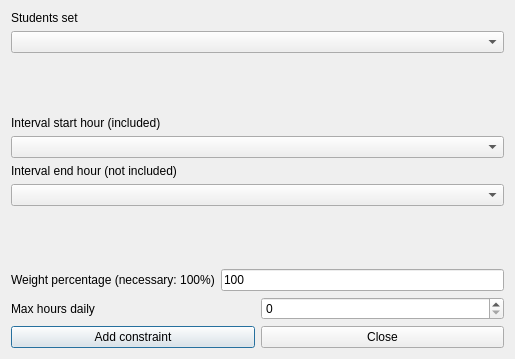
<?xml version="1.0" encoding="UTF-8"?>
<ui version="4.0">
 <class>AddConstraintStudentsSetMaxHoursDailyInIntervalForm_template</class>
 <widget class="QDialog" name="AddConstraintStudentsSetMaxHoursDailyInIntervalForm_template">
  <property name="geometry">
   <rect>
    <x>0</x>
    <y>0</y>
    <width>514</width>
    <height>359</height>
   </rect>
  </property>
  <property name="windowTitle">
   <string extracomment="This is the title of the dialog to add a new constraint of this type">Add students set max hours daily in interval</string>
  </property>
  <layout class="QGridLayout" name="gridLayout">
   <item row="2" column="0">
    <layout class="QVBoxLayout" name="verticalLayout">
     <item>
      <widget class="QLabel" name="startTextLabel">
       <property name="frameShape">
        <enum>QFrame::NoFrame</enum>
       </property>
       <property name="frameShadow">
        <enum>QFrame::Plain</enum>
       </property>
       <property name="text">
        <string extracomment="This field refers to a constraint operating on a given hourly interval. The selected start hour of the interval is included (is counted) in the constraint, while the selected end hour of the interval is not included (is not counted) in the constraint.">Interval start hour (included)</string>
       </property>
       <property name="wordWrap">
        <bool>false</bool>
       </property>
      </widget>
     </item>
     <item>
      <widget class="QComboBox" name="startHourComboBox">
       <property name="editable">
        <bool>false</bool>
       </property>
       <property name="insertPolicy">
        <enum>QComboBox::NoInsert</enum>
       </property>
       <property name="duplicatesEnabled">
        <bool>false</bool>
       </property>
      </widget>
     </item>
    </layout>
   </item>
   <item row="6" column="0">
    <layout class="QHBoxLayout">
     <item>
      <widget class="QLabel" name="textLabel1">
       <property name="text">
        <string>Max hours daily</string>
       </property>
       <property name="wordWrap">
        <bool>false</bool>
       </property>
      </widget>
     </item>
     <item>
      <widget class="QSpinBox" name="maxHoursSpinBox"/>
     </item>
    </layout>
   </item>
   <item row="4" column="0">
    <spacer name="verticalSpacer">
     <property name="orientation">
      <enum>Qt::Vertical</enum>
     </property>
     <property name="sizeHint" stdset="0">
      <size>
       <width>493</width>
       <height>24</height>
      </size>
     </property>
    </spacer>
   </item>
   <item row="3" column="0">
    <layout class="QVBoxLayout" name="verticalLayout_2">
     <item>
      <widget class="QLabel" name="endTextLabel">
       <property name="frameShape">
        <enum>QFrame::NoFrame</enum>
       </property>
       <property name="frameShadow">
        <enum>QFrame::Plain</enum>
       </property>
       <property name="text">
        <string extracomment="This field refers to a constraint operating on a given hourly interval. The selected start hour of the interval is included (is counted) in the constraint, while the selected end hour of the interval is not included (is not counted) in the constraint.">Interval end hour (not included)</string>
       </property>
       <property name="wordWrap">
        <bool>false</bool>
       </property>
      </widget>
     </item>
     <item>
      <widget class="QComboBox" name="endHourComboBox">
       <property name="editable">
        <bool>false</bool>
       </property>
       <property name="insertPolicy">
        <enum>QComboBox::NoInsert</enum>
       </property>
       <property name="duplicatesEnabled">
        <bool>false</bool>
       </property>
      </widget>
     </item>
    </layout>
   </item>
   <item row="5" column="0">
    <layout class="QHBoxLayout">
     <item>
      <widget class="QLabel" name="weightTextLabel">
       <property name="frameShape">
        <enum>QFrame::NoFrame</enum>
       </property>
       <property name="frameShadow">
        <enum>QFrame::Plain</enum>
       </property>
       <property name="text">
        <string>Weight percentage (necessary: 100%)</string>
       </property>
       <property name="wordWrap">
        <bool>false</bool>
       </property>
      </widget>
     </item>
     <item>
      <widget class="QLineEdit" name="weightLineEdit">
       <property name="text">
        <string notr="true">100</string>
       </property>
      </widget>
     </item>
    </layout>
   </item>
   <item row="1" column="0">
    <spacer name="spacer1">
     <property name="orientation">
      <enum>Qt::Vertical</enum>
     </property>
     <property name="sizeType">
      <enum>QSizePolicy::Expanding</enum>
     </property>
     <property name="sizeHint" stdset="0">
      <size>
       <width>20</width>
       <height>21</height>
      </size>
     </property>
    </spacer>
   </item>
   <item row="7" column="0">
    <layout class="QHBoxLayout">
     <item>
      <widget class="QPushButton" name="addConstraintPushButton">
       <property name="text">
        <string>Add constraint</string>
       </property>
      </widget>
     </item>
     <item>
      <widget class="QPushButton" name="closePushButton">
       <property name="text">
        <string>Close</string>
       </property>
      </widget>
     </item>
    </layout>
   </item>
   <item row="0" column="0">
    <layout class="QVBoxLayout" name="verticalLayout_3">
     <item>
      <widget class="QLabel" name="studentsTextLabel">
       <property name="frameShape">
        <enum>QFrame::NoFrame</enum>
       </property>
       <property name="frameShadow">
        <enum>QFrame::Plain</enum>
       </property>
       <property name="text">
        <string>Students set</string>
       </property>
       <property name="wordWrap">
        <bool>false</bool>
       </property>
      </widget>
     </item>
     <item>
      <widget class="QComboBox" name="studentsComboBox">
       <property name="editable">
        <bool>false</bool>
       </property>
       <property name="insertPolicy">
        <enum>QComboBox::NoInsert</enum>
       </property>
       <property name="duplicatesEnabled">
        <bool>false</bool>
       </property>
      </widget>
     </item>
    </layout>
   </item>
  </layout>
 </widget>
 <layoutdefault spacing="6" margin="11"/>
 <resources/>
 <connections/>
</ui>
